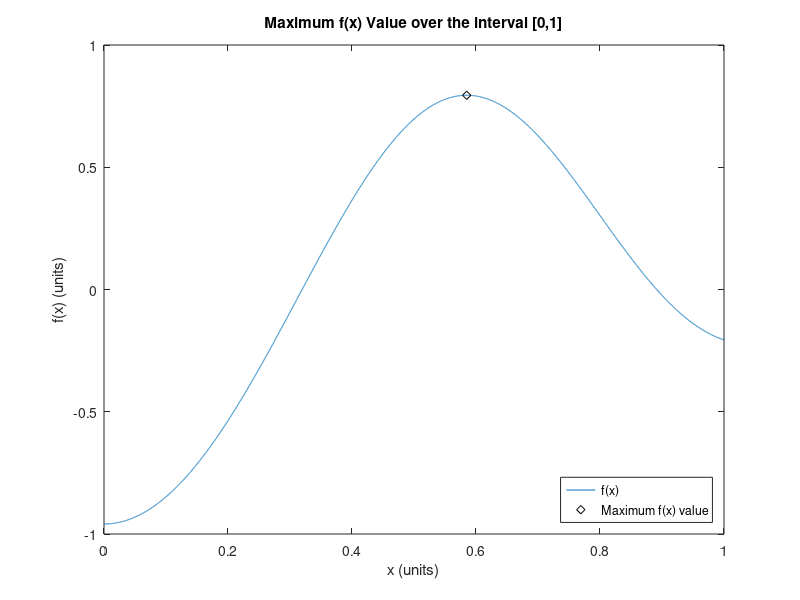

Write the MATLAB code that produced this figure.
%Define the interval over which f(x) will be evaluated
xInterval = [0 1];
%specify resolution of the evaluation
dx = 0.0001;
%Create a vector of x values based on the interval of evaluateion and
%resolution specifications
x = xInterval(1): dx : xInterval(2);
%Calculate f(x) values
for i = 1:length(x)
fx(i) = sin(5*cos(x(i)))*cos(5*sin(x(i)));
end
%Find the magnitude and index of the maximum f(x) value and print the
%maximum magnitude to the command window
[M,idx] = max(fx);
fprintf('The maximum value in the given range of x is: %5.4f\n',M)
%Use the index of the maximum f(x) value to find the x value which produced
%the maximum f(x) value
xForMaxFx = x(idx);
%Determine title based on interval of evaluation parameters
titleName = strcat('Maximum f(x) Value over the interval [',num2str(xInterval(1)),',',num2str(xInterval(2)),']');
%Plot f(x) and highlight the maximum value
plot(x,fx,xForMaxFx,M,'kd')
title(titleName)
xlabel('x (units)')
ylabel('f(x) (units)')
ylim([-1,1])
legend('f(x)','Maximum f(x) value','location','southeast')
